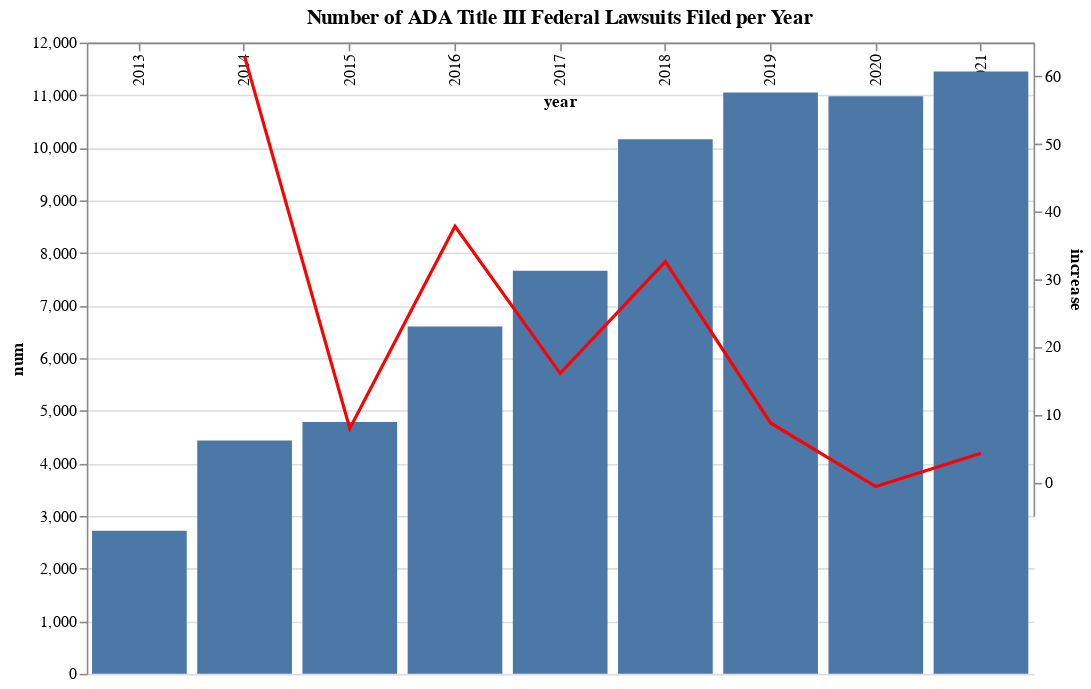

Notebook code cell kept with this figure:
### Code cell
bar = alt.Chart(df).mark_bar().encode(
    x='year:O',
    y='num:Q',
).properties(
    width=600,
    height=400
)

line = alt.Chart(df).mark_line(color='red').encode(
    x='year:O',
    y='increase:Q'
)

(bar + line).resolve_scale(y='independent').properties(title='Number of ADA Title III Federal Lawsuits Filed per Year')

### Figure 1 — Vega-Lite specification as saved in the notebook (floating-point values rounded to 4 significant figures)
{"config": {"view": {"continuousWidth": 400, "continuousHeight": 300}}, "layer": [{"mark": "bar", "encoding": {"x": {"field": "year", "type": "ordinal"}, "y": {"field": "num", "type": "quantitative"}}, "height": 400, "width": 600}, {"mark": {"type": "line", "color": "red"}, "encoding": {"x": {"field": "year", "type": "ordinal"}, "y": {"field": "increase", "type": "quantitative"}}}], "data": {"name": "data-e748d273eebb143c5ccea9377e24ebfe"}, "resolve": {"scale": {"y": "independent"}}, "title": "Number of ADA Title III Federal Lawsuits Filed per Year", "$schema": "https://vega.github.io/schema/vega-lite/v4.17.0.json", "datasets": {"data-e748d273eebb143c5ccea9377e24ebfe": [{"year": 2013, "num": 2722, "increase": null}, {"year": 2014, "num": 4436, "increase": 62.97}, {"year": 2015, "num": 4789, "increase": 7.958}, {"year": 2016, "num": 6601, "increase": 37.84}, {"year": 2017, "num": 7663, "increase": 16.09}, {"year": 2018, "num": 10163, "increase": 32.62}, {"year": 2019, "num": 11053, "increase": 8.757}, {"year": 2020, "num": 10982, "increase": -0.6424}, {"year": 2021, "num": 11452, "increase": 4.28}]}}
